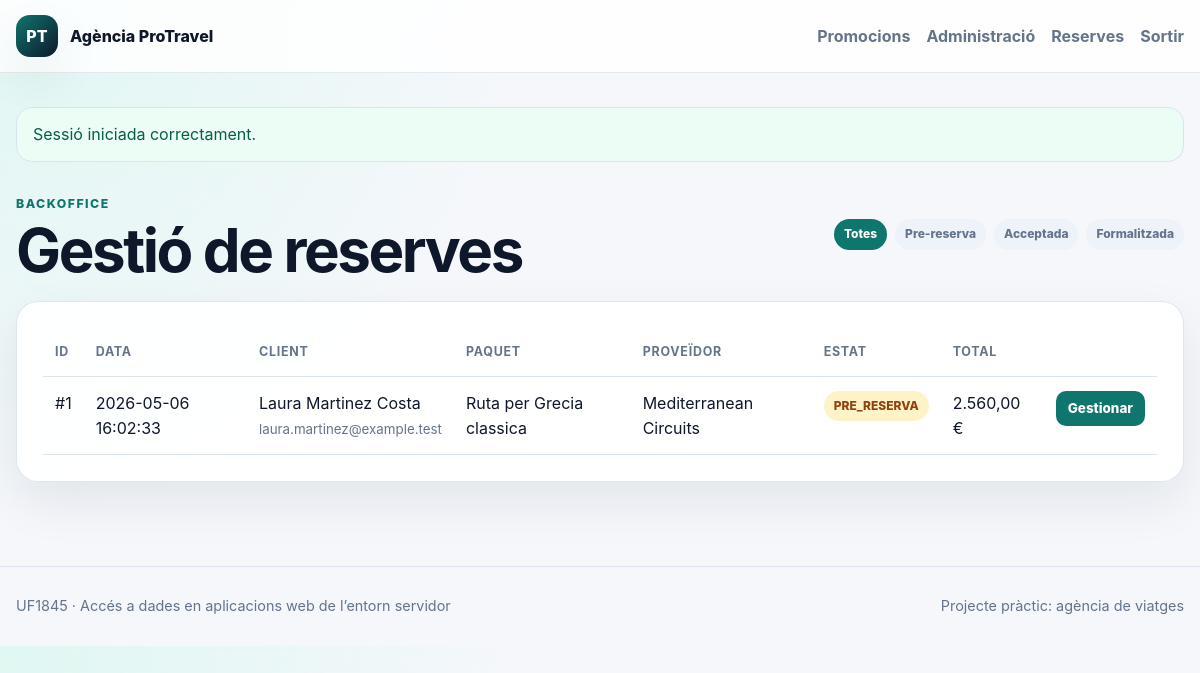
Screenshot of /index.php?r=admin/reservas (signed in) with the database file from the repository.
### tables this page shows
CREATE TABLE reserves (
  id_reserva INT UNSIGNED AUTO_INCREMENT PRIMARY KEY,
  id_client INT UNSIGNED NOT NULL,
  id_promocio INT UNSIGNED NOT NULL,
  estat ENUM('PRE_RESERVA','ACCEPTADA','REBUTJADA','FORMALITZADA') NOT NULL DEFAULT 'PRE_RESERVA',
  data_reserva DATETIME NOT NULL DEFAULT CURRENT_TIMESTAMP,
  data_formalitzacio DATETIME NULL,
  data_inici DATE NOT NULL,
  data_fi DATE NOT NULL,
  total_reserva DECIMAL(10,2) NOT NULL DEFAULT 0,
  total_pagat DECIMAL(10,2) NOT NULL DEFAULT 0,
  observacions TEXT NULL,
  created_at TIMESTAMP DEFAULT CURRENT_TIMESTAMP,
  updated_at TIMESTAMP DEFAULT CURRENT_TIMESTAMP ON UPDATE CURRENT_TIMESTAMP,
  INDEX idx_reserves_client (id_client),
  INDEX idx_reserves_promocio (id_promocio),
  INDEX idx_reserves_estat (estat),
  INDEX idx_reserves_data (data_reserva),
  CONSTRAINT fk_reserves_client
    FOREIGN KEY (id_client) REFERENCES clients(id_client)
    ON UPDATE CASCADE ON DELETE RESTRICT,
  CONSTRAINT fk_reserves_promocio
    FOREIGN KEY (id_promocio) REFERENCES promocions(id_promocio)
    ON UPDATE CASCADE ON DELETE RESTRICT
);

CREATE TABLE clients (
  id_client INT UNSIGNED AUTO_INCREMENT PRIMARY KEY,
  nom VARCHAR(100) NOT NULL,
  cognoms VARCHAR(150) NOT NULL,
  telefon VARCHAR(50) NOT NULL,
  correu VARCHAR(190) NOT NULL,
  adreca VARCHAR(255) NULL,
  document_identitat VARCHAR(50) NOT NULL,
  nacionalitat VARCHAR(80) NOT NULL,
  created_at TIMESTAMP DEFAULT CURRENT_TIMESTAMP,
  updated_at TIMESTAMP DEFAULT CURRENT_TIMESTAMP ON UPDATE CURRENT_TIMESTAMP,
  UNIQUE KEY uq_clients_correu (correu)
);

CREATE TABLE paquets (
  id_paquet INT UNSIGNED AUTO_INCREMENT PRIMARY KEY,
  id_proveidor INT UNSIGNED NOT NULL,
  nom VARCHAR(180) NOT NULL,
  descripcio TEXT NOT NULL,
  numero_dies INT UNSIGNED NOT NULL,
  punt_origen VARCHAR(120) NOT NULL,
  continent VARCHAR(80) NOT NULL,
  pais_ruta VARCHAR(160) NOT NULL,
  galeria_url VARCHAR(500) NULL,
  pdf_circuit VARCHAR(500) NULL,
  created_at TIMESTAMP DEFAULT CURRENT_TIMESTAMP,
  INDEX idx_paquets_proveidor (id_proveidor),
  CONSTRAINT fk_paquets_proveidor
    FOREIGN KEY (id_proveidor) REFERENCES proveidors(id_proveidor)
    ON UPDATE CASCADE ON DELETE RESTRICT
);

CREATE TABLE proveidors (
  id_proveidor INT UNSIGNED AUTO_INCREMENT PRIMARY KEY,
  nom VARCHAR(150) NOT NULL,
  telefon VARCHAR(50) NULL,
  correu VARCHAR(190) NOT NULL,
  created_at TIMESTAMP DEFAULT CURRENT_TIMESTAMP
);

### app/core/View.php (called while the page is built, shortened)
<?php
final class View
{
    public static function render(string $view, array $data = [], string $layout = 'layout'): void
    {
        extract($data, EXTR_SKIP);
        require VIEW_PATH . '/' . $view . '.php';
    }
}

### app/controllers/AdminController.php (called while the page is built, shortened)
<?php
final class AdminController
{
    public function reservas(): void
    {
        $estat = isset($_GET['estat']) ? (string)$_GET['estat'] : null;
        View::render('admin/reservas', [
            'title' => 'Gestió de reserves',
            'reservas' => (new Reserva())->all($estat),
            'estat' => $estat,
        ]);
    }
}

### app/core/Router.php (called while the page is built, shortened)
<?php
final class Router
{
    public function dispatch(): void
    {
        $route = trim((string)($_GET['r'] ?? 'home'), '/');
        $method = $_SERVER['REQUEST_METHOD'] ?? 'GET';
        try {
            match ($route) {
                '', 'home' => (new HomeController())->index(),
                'promocions' => (new PromocioController())->index(),
                'promocio' => (new PromocioController())->show((int)($_GET['id'] ?? 0)),
                'reserva/crear' => $method === 'POST'
                    ? (new ReservaController())->store((int)($_GET['promocio_id'] ?? 0))
                    : (new ReservaController())->create((int)($_GET['promocio_id'] ?? 0)),
                'reserva/gracies' => (new ReservaController())->success((int)($_GET['id'] ?? 0)),
                'auth/login' => $method === 'POST'
                    ? (new AuthController())->login()
                    : (new AuthController())->showLogin(),
                'auth/logout' => (new AuthController())->logout(),
                'admin', 'admin/dashboard' => (new AdminController())->dashboard(),
                'admin/reservas' => (new AdminController())->reservas(),
                'admin/reserva' => (new AdminController())->reserva((int)($_GET['id'] ?? 0)),
                'admin/reserva/acceptar' => (new AdminController())->acceptar((int)($_POST['id_reserva'] ?? 0)),
                'admin/reserva/rebutjar' => (new AdminController())->rebutjar((int)($_POST['id_reserva'] ?? 0)),
                'admin/reserva/formalitzar' => (new AdminController())->formalitzar((int)($_POST['id_reserva'] ?? 0)),
                default => $this->notFound(),
            };
        } catch (Throwable $e) {
            http_response_code(500);
            View::render('error', [
                'title' => 'Error',
                'message' => $e->getMessage(),
            ]);
        }
    }
}

### public/index.php (called while the page is built, shortened)
<?php
require_once dirname(__DIR__) . '/app/core/bootstrap.php';
(new Router())->dispatch();

### app/core/helpers.php (called while the page is built, shortened)
<?php
function config(string $file, ?string $key = null, mixed $default = null): mixed
{
    static $configs = [];
    if (!isset($configs[$file])) {
        $path = APP_PATH . '/config/' . $file . '.php';
        $loaded = require $path;
        $configs[$file] = is_array($loaded) ? $loaded : [];
    }
    if ($key === null) {
        return $configs[$file];
    }
    return $configs[$file][$key] ?? $default;
}
function e(mixed $value): string
{
    return htmlspecialchars((string)$value, ENT_QUOTES | ENT_SUBSTITUTE, 'UTF-8');
}
function url(string $route = 'home', array $params = []): string
{
    $params = array_merge(['r' => $route], $params);
    return 'index.php?' . http_build_query($params);
}
function money(mixed $value): string
{
    return number_format((float)$value, 2, ',', '.') . ' €';
}

### app/core/bootstrap.php (called while the page is built, shortened)
<?php
spl_autoload_register(function (string $class): void {
    $prefixes = [
        'Core\\' => APP_PATH . '/core/',
        'Controllers\\' => APP_PATH . '/controllers/',
        'Models\\' => APP_PATH . '/models/',
        'Services\\' => APP_PATH . '/services/',
    ];
    foreach ($prefixes as $prefix => $baseDir) {
        $len = strlen($prefix);
        if (strncmp($prefix, $class, $len) !== 0) {
            continue;
        }
        $relativeClass = substr($class, $len);
        $file = $baseDir . str_replace('\\', '/', $relativeClass) . '.php';
    }
});
require_once APP_PATH . '/core/helpers.php';

### app/config/database.php (called while the page is built)
<?php
return [
    'host' => '127.0.0.1',
    'port' => '8889',
    'dbname' => 'agencia_viatges',
    'user' => 'root',
    'password' => 'root',
    'charset' => 'utf8mb4',
];

### app/config/app.php (called while the page is built)
<?php
return [
    'name' => 'Agència ProTravel',
    'base_url' => '',
    'environment' => 'development',
    'provider_mail_mode' => 'log',
    'admin_session_key' => 'agencia_admin_user',
];

### app/core/Database.php (called while the page is built, shortened)
<?php
final class Database
{
    private static ?PDO $pdo = null;
    public static function connection(): PDO
    {
        $config = \config('database');
        $host = (string)($config['host'] ?? '127.0.0.1');
        $port = (string)($config['port'] ?? '3306');
        $dbname = (string)($config['dbname'] ?? 'agencia_viatges');
        $charset = (string)($config['charset'] ?? 'utf8mb4');
        $user = (string)($config['user'] ?? 'root');
        $password = (string)($config['password'] ?? '');
        $dsn = "mysql:host={$host};port={$port};dbname={$dbname};charset={$charset}";
        try {
            self::$pdo = new PDO($dsn, $user, $password, [
                PDO::ATTR_ERRMODE => PDO::ERRMODE_EXCEPTION,
                PDO::ATTR_DEFAULT_FETCH_MODE => PDO::FETCH_ASSOC,
                PDO::ATTR_EMULATE_PREPARES => false,
            ]);
        } catch (PDOException $e) {
            $safeMessage = 'No s’ha pogut connectar amb la base de dades. Revisa app/config/database.php.';
            if (\config('app', 'environment') === 'development') {
                $safeMessage .= ' Detall tècnic: ' . $e->getMessage();
            }
            throw new RuntimeException($safeMessage, 0, $e);
        }
        return self::$pdo;
    }
}

### app/models/Model.php (called while the page is built, shortened)
<?php
abstract class Model
{
    protected function db(): PDO
    {
        return Database::connection();
    }
}

### app/models/Reserva.php (called while the page is built, shortened)
<?php
final class Reserva extends Model
{
    public function all(?string $estat = null): array
    {
        $params = [];
        $where = '';
        $stmt = $this->db()->prepare(
            "SELECT r.*, c.nom AS client_nom, c.cognoms AS client_cognoms, c.correu,
                    p.nom AS paquet_nom, pv.nom AS proveidor_nom
             FROM reserves r
             INNER JOIN clients c ON c.id_client = r.id_client
             INNER JOIN promocions pr ON pr.id_promocio = r.id_promocio
             INNER JOIN paquets p ON p.id_paquet = pr.id_paquet
             INNER JOIN proveidors pv ON pv.id_proveidor = p.id_proveidor
             {$where}
             ORDER BY r.data_reserva DESC"
        );
        $stmt->execute($params);
        return $stmt->fetchAll();
    }
}

### app/views/admin/reservas.php (the view, shortened to what this page needs)
<section class="section-head">
    <div>
        <span class="eyebrow">Backoffice</span>
        <h1>Gestió de reserves</h1>
    </div>
    <div class="filter-bar">
        <a class="chip <?= !$estat ? 'active' : '' ?>" href="<?= url('admin/reservas') ?>">Totes</a>
        <a class="chip <?= $estat === 'PRE_RESERVA' ? 'active' : '' ?>" href="<?= url('admin/reservas', ['estat' => 'PRE_RESERVA']) ?>">Pre-reserva</a>
        <a class="chip <?= $estat === 'ACCEPTADA' ? 'active' : '' ?>" href="<?= url('admin/reservas', ['estat' => 'ACCEPTADA']) ?>">Acceptada</a>
        <a class="chip <?= $estat === 'FORMALITZADA' ? 'active' : '' ?>" href="<?= url('admin/reservas', ['estat' => 'FORMALITZADA']) ?>">Formalitzada</a>
    </div>
</section>
<section class="panel">
    <div class="table-wrap">
        <table>
            <thead>
            <tr>
                <th>ID</th>
                <th>Data</th>
                <th>Client</th>
                <th>Paquet</th>
                <th>Proveïdor</th>
                <th>Estat</th>
                <th>Total</th>
                <th></th>
            </tr>
            </thead>
            <tbody>
            <?php foreach ($reservas as $reserva): ?>
                <tr>
                    <td>#<?= e($reserva['id_reserva']) ?></td>
                    <td><?= e($reserva['data_reserva']) ?></td>
                    <td><?= e($reserva['client_nom'] . ' ' . $reserva['client_cognoms']) ?><br><small><?= e($reserva['correu']) ?></small></td>
                    <td><?= e($reserva['paquet_nom']) ?></td>
                    <td><?= e($reserva['proveidor_nom']) ?></td>
                    <td><span class="status status-<?= e(strtolower($reserva['estat'])) ?>"><?= e($reserva['estat']) ?></span></td>
                    <td><?= money($reserva['total_reserva']) ?></td>
                    <td><a class="btn btn-small" href="<?= url('admin/reserva', ['id' => $reserva['id_reserva']]) ?>">Gestionar</a></td>
                </tr>
            <?php endforeach; ?>
            </tbody>
        </table>
    </div>
</section>

### public/assets/style.css (style rules this page uses)
:root { --bg: #f5f7fb; --surface: #ffffff; --surface-2: #eef3f9; --text: #0f172a; --muted: #64748b; --primary: #0f766e; --primary-dark: #115e59; --danger: #b91c1c; --border: #dbe4ee; --shadow: 0 20px 50px rgba(15, 23, 42, .08); --radius: 22px; }
* { box-sizing: border-box; }
html { scroll-behavior: smooth; }
body { margin: 0; font-family: Inter, ui-sans-serif, system-ui, -apple-system, BlinkMacSystemFont, "Segoe UI", sans-serif; background: radial-gradient(circle at top left, #dff7f2 0, transparent 32rem), var(--bg); color: var(--text); line-height: 1.55; }
a { color: inherit; text-decoration: none; }
.header-inner, .footer-inner, .section-inline, .section-head { display: flex; align-items: center; justify-content: space-between; gap: 24px; }
.hero h1, .section-head h1, .detail-content h1 { font-size: clamp(2.2rem, 5vw, 4.4rem); line-height: .98; margin: 8px 0 18px; letter-spacing: -.05em; }
.eyebrow { color: var(--primary); text-transform: uppercase; letter-spacing: .12em; font-size: .77rem; font-weight: 800; }
.hero-card, .panel, .card, .summary-bar, .stat-card { background: rgba(255,255,255,.92); border: 1px solid rgba(219,228,238,.9); border-radius: var(--radius); box-shadow: var(--shadow); }
.btn { display: inline-flex; align-items: center; justify-content: center; min-height: 44px; padding: 11px 18px; border: 0; border-radius: 14px; cursor: pointer; background: var(--primary); color: #fff; font-weight: 800; font-size: .95rem; }
.btn-small { min-height: 34px; padding: 7px 12px; border-radius: 10px; font-size: .84rem; }
.badge, .chip, .status { display: inline-flex; align-items: center; border-radius: 999px; padding: 6px 10px; font-size: .75rem; font-weight: 850; background: #d1fae5; color: #065f46; }
.section-head { margin: 28px 0 22px; }
.section-head h1, .section-head h2 { margin: 6px 0 0; letter-spacing: -.04em; }
.panel { padding: 26px; margin-bottom: 24px; }
.table-wrap { overflow-x: auto; }
table { width: 100%; border-collapse: collapse; min-width: 760px; }
th, td { padding: 14px 12px; text-align: left; border-bottom: 1px solid var(--border); vertical-align: top; }
th { color: var(--muted); font-size: .78rem; text-transform: uppercase; letter-spacing: .06em; }
small { color: var(--muted); }
.status { background: #e2e8f0; color: #334155; }
.status-pre_reserva { background: #fef3c7; color: #92400e; }
.filter-bar { display: flex; flex-wrap: wrap; gap: 8px; }
.chip { background: var(--surface-2); color: var(--muted); }
.chip.active { background: var(--primary); color: #fff; }

### rows the page displays
reserves: id_reserva "1", data_reserva "2026-05-06 16:02:33", id_client.cognoms "Laura Martinez Costa", id_client.correu "laura.martinez@example.test", paquets.nom "Ruta per Grecia classica", proveidors.nom "Mediterranean Circuits", estat "PRE_RESERVA", total_reserva "2.560,00 €"

### other values shown
config('app', 'name') "Agència ProTravel"
$message "Sessió iniciada correctament."
